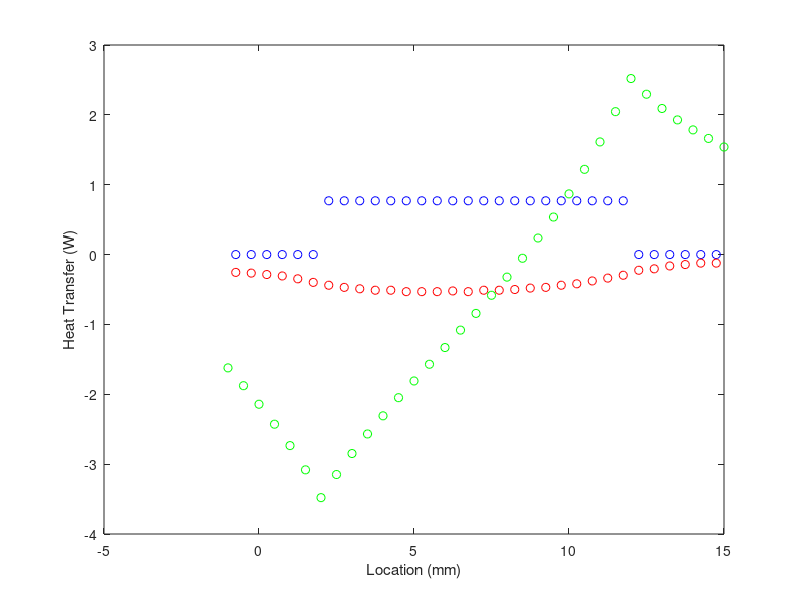

MATLAB code to generate this figure:
%% option 1 temp dist analysis

clear all
close all
clc



L =  0.016;
Lc = 0.010;
n=32;

dx = L/n;
nc = Lc/dx;

n_up = (n-nc)/2;
n_dn = (n-nc)/2;

%% determine heat transfer to this domain from the heated surface.
Q = 104.5;
N = 9.5;

q = Q/N;

% adjust to make sure heat exist out the end
q = q*1.4;
% too high too low
% 1.4      1.2

qh = zeros(n,1);
qh(n_up+1:n_up+nc) = q/nc;

qtot = sum(qh);

qd_right = 0.1 * qtot;

%%

cp = 1224;
mdot = 0.00008339;

% boundary index of zero flux

Ttemp = [913.70...
    912.50...
    911.30...
    909.90...
    908.30...
    906.30...
    904.10...
    901.20...
    897.90...
    894.20...
    890.10...
    885.80...
    881.20...
    876.50...
    871.60...
    866.60...
    861.60...
    856.40...
    851.30...
    846.10...
    840.90...
    835.70...
    830.70...
    825.70...
    820.90...
    816.30...
    812.00...
    808.10...
    804.70...
    801.70...
    798.90...
    796.30...
    793.80];
for a=1:n+1
    T(a) = Ttemp((n+1)-a+1);
end

for a=1:n
    DT(a) = T(a+1)-T(a);
end

for a=1:n
    qf(a) = -mdot*cp*DT(a);
end


A = zeros(n,n);
B = zeros(n,1);



for a=1:(n-1)
    A(a,a) = 1;
    A(a,a+1) = -1;
    
	B(a) = -qh(a) - qf(a);
   
end

for a=n
    A(a,a) = 1;
    B(a) = -qh(a) - qf(a) + qd_right;
end

qd = A\B;

qd = [qd;qd_right];

%qd = [qd(1:(nd_0-1));0;qd(nd_0:end)];

x=linspace(-0.75,14.75,n);
xd=linspace(-1,15,n+1);

figure()
plot(x,qh,'ob');hold on
plot(x,qf,'or')
plot(xd,qd,'og')
xlabel('Location (mm)')
ylabel('Heat Transfer (W)')
%formatplot()
%print('-depsc2','hx')

%figure()
%plot(xd,T);hold on
%xlabel('Location (mm)')
%ylabel('Bult Fluid Temperature (K)')
%%formatplot()
%plot([2 2],[800 900])
%plot([12 12],[800 900])
%print('-depsc2','bulk')



qtot2 = -sum(qf)-qd(1)+qd(end);

fprintf('heat in %f heat out %f\n',qtot,qtot2)

fprintf('heat out %f %f %f\n',-sum(qf)/qtot,-qd(1)/qtot,qd(end)/qtot)
